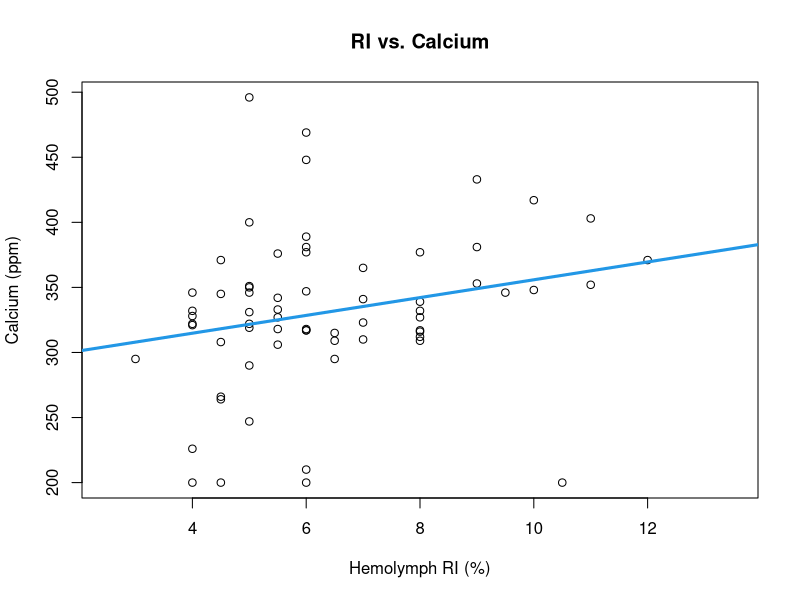

This figure's R source: (Note: this script raises an error after producing the figure.)
## ---- chunk 1

# read in relevant documents for this data
gc_dat <- read.csv("../data/prelim_gc_data.csv")

# libraries for data visualization
library(ggplot2)
library(gridExtra)
library(scatterplot3d)
library(MASS)
## ---- chunk 2

plot(Ca ~ RI, data = gc_dat, 
      main = "RI vs. Calcium",
      xlab = "Hemolymph RI (%)",
      ylab = "Calcium (ppm)")
abline(lm (Ca ~ RI, data = gc_dat), col = 4, lwd = 3)

# correlation plot to look at RI vs. Calcium
# doesn't appear to be a trend

## ---- chunk 3
gc_dat %>% 
        # pipes molt data into ggplot
  ggplot(aes(x = RI, y = Ca)) + 
        # populates plot with hemo ri and ca info
    geom_point() + geom_smooth(method=lm) + 
        # specifies type of plot -- linear model with 95 percent confidence
        xlab("Hemolymph RI") + 
        ylab ("Calcium (ppm)")
        ggtitle("Hemolymph RI vs. Calcium")
        # renames x and y labels and title
## ---- chunk 4
molt_dat

ca_ri_mod <- lm(Ca ~ RI, data = molt_dat)
summary(ca_ri_mod)
anova(ca_ri_mod)
car::Anova(ca_ri_mod, type = 3)
## ---- chunk 5

boxplot( RI ~ Color, data = gc_dat, 
      main = "RI vs. Hemolymph Color",
      xlab = "Hemolymph Color (on a scale of 1-5)",
      ylab = "Hemolymph RI (%)" )

# box plot comparing average RIs for different colored hemolymph
# appears that there are some differences between hemo RI 
# if you want to make graph fancy: make different colors correspond 
# to colors of hemolymph harvested
## ---- chunk 6

boxplot( Ca ~ Color, data = gc_dat, 
      main = "Calcium vs. Hemolymph Color",
      xlab = "Hemolymph Color (on a scale of 1-5)",
      ylab = "Calcium (ppm)" )

# appears that calcium increases as hemolymph color darkens
## ---- chunk 7

ri_col_mod = lm(Color ~ RI + Ca + RI:Ca,
              data = gc_dat)

summary(ri_col_mod)
anova(ri_col_mod)
car::Anova(ri_col_mod, type = 3)

# interaction model to assess whether or not hemolymph color is altered by
# the interaction between RI and Ca
